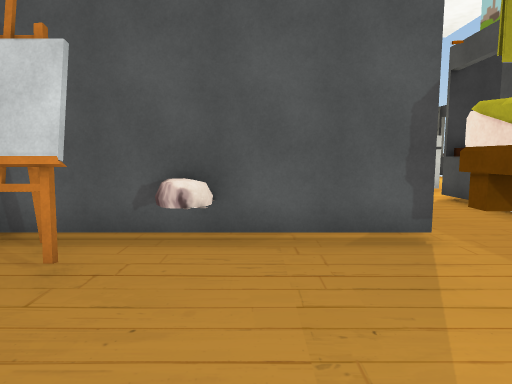
view 1 (above)

17 first-person views from a walk through a scene from a Unity 3-D project. The camera is 1.4 m above the floor, tilts 6° down and sees 75° across. The floor is counted in squares, 1 m on a side. Each view is taken from the middle of a square. On the plan, view 1 faces up. The plan holds only what a view shows up to about 15 squares ahead; the rest is blank. The place goes on beyond the plan. The player character is not drawn. Door leaves are left out, so doorways stand open.

view 2
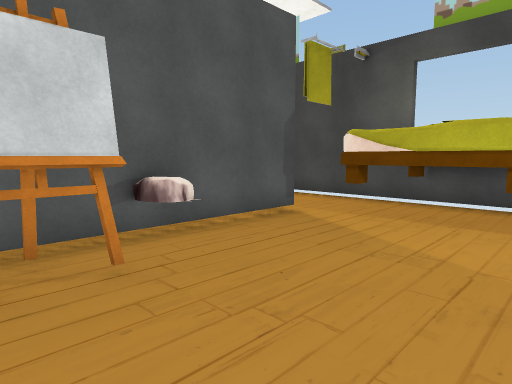

view 3
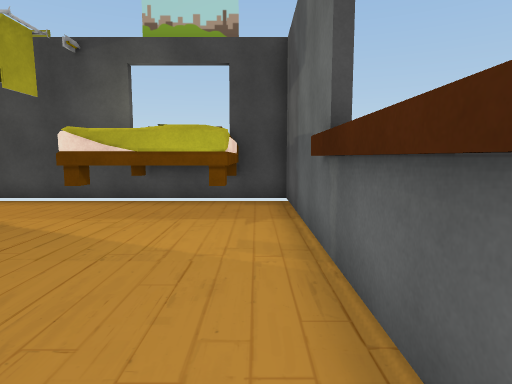

view 4
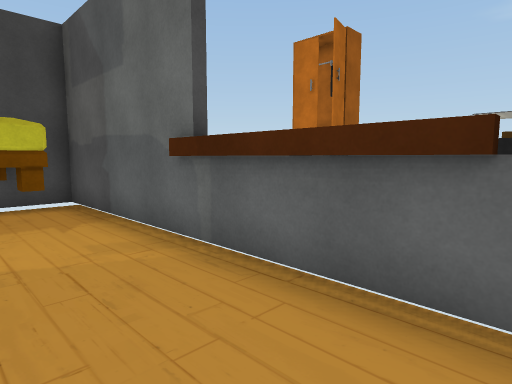

view 5
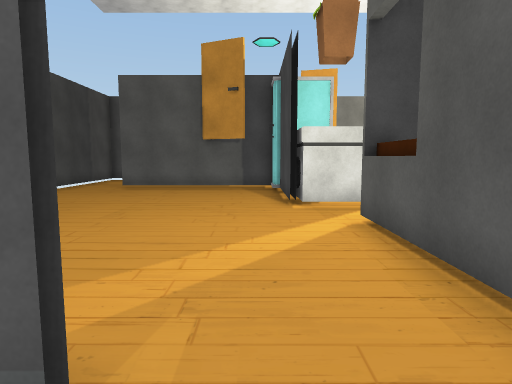

view 6
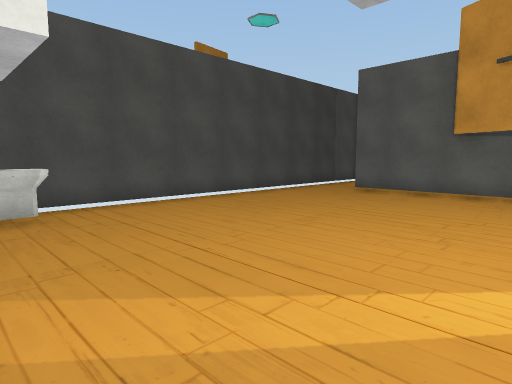

view 7
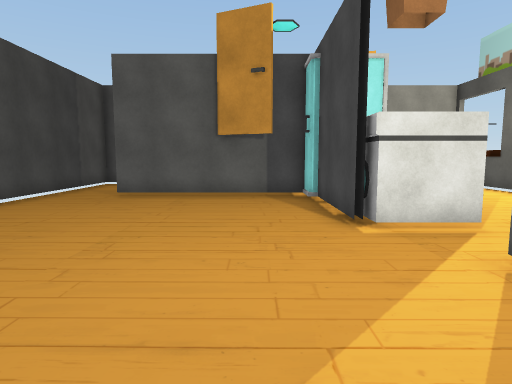

view 8
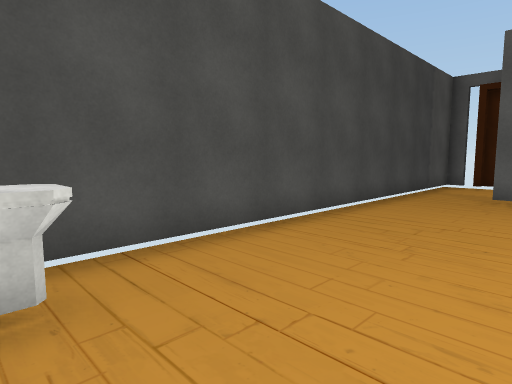

view 9
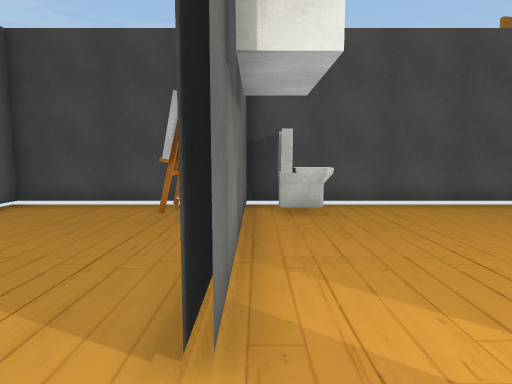

view 10
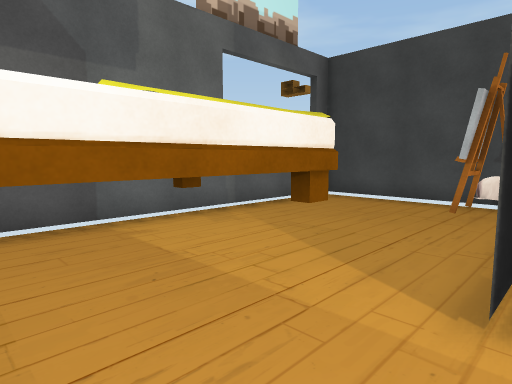

view 11
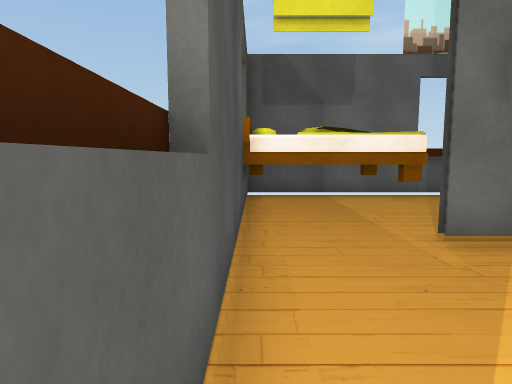

view 12
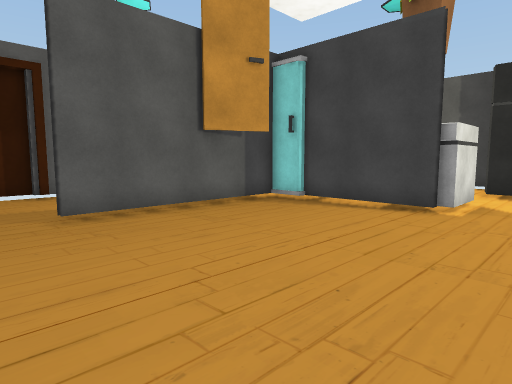

view 13
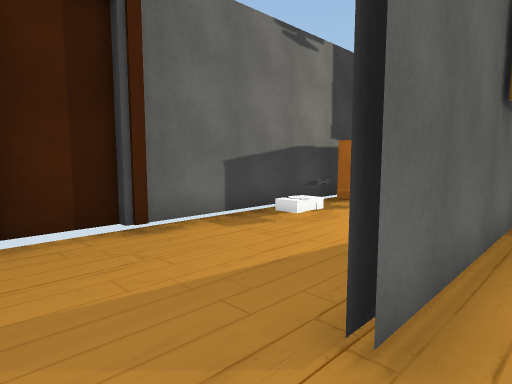

view 14
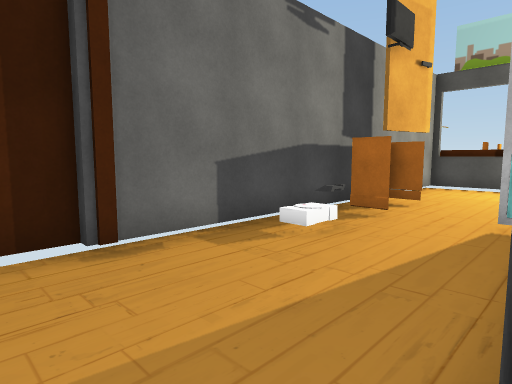

view 15
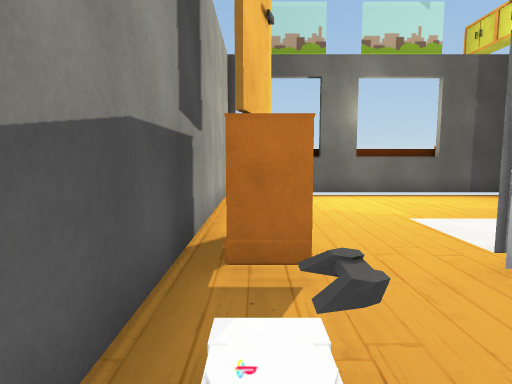

view 16
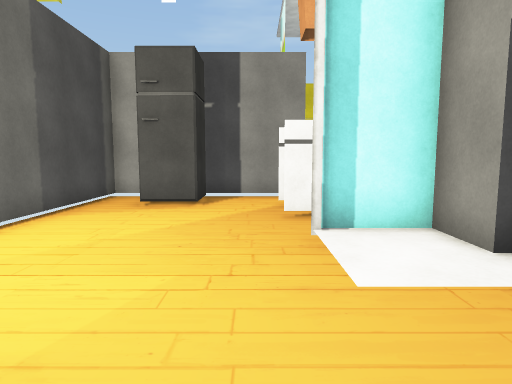

view 17
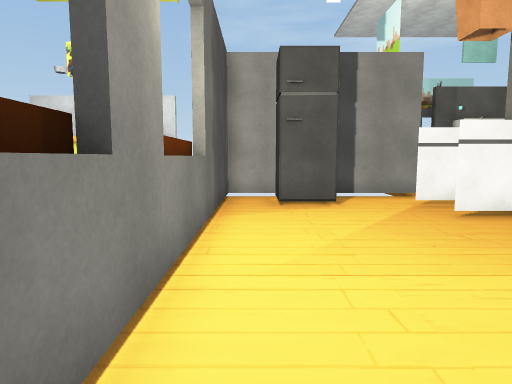

### Floor plan
Key: @ floor where view 1 was taken; # wall or solid block; . main floor; : floor 0.25 m higher than the main floor; / step, stairs or slope; = window, fence, low wall or low ledge; B bed; T thing the floor can be seen under or through; S shower; I toilet; F fridge; C cabinet; O other object.
Columns run from 5 left of view 1 to 13 right of it. Each row starts with its distance up from view 1.
 25  ####
 24 ##..###############
 23 #......O=.C.C.....#
 22 #.................#
 21 #.................#
 20 #.........S//.....#
 19 #...#TTTTTS:/.....#
 18 #.........SSS.....#
 17 #.........#.......#
 16 #.........#.......#
 15 #.........###.....#
 14 #.........#.......#
 13 #.........###..FF.#
 12 #..............##.#
 11 #...........#######
 10 #...........#
  9 #...........#
  8 #.I.........#
  7 #II.........#
  6 ########....#
  5   #.O.......#
  4 ###.........#
  3 #......BBBBB
  2 #......BBBBB
  1 #......BBBBB
  0 #....@......#
 -1 #############

Where each view was taken, in squares from view 1:
view 1: 0 up, 0 right, facing up
view 2: 0 up, 4 left, facing up-right
view 3: 0 up, 4 left, facing right
view 4: 2 up, 4 left, facing down-right
view 5: 4 up, 4 right, facing up
view 6: 6 up, 5 right, facing up-left
view 7: 7 up, 3 right, facing up
view 8: 7 up, 0 right, facing up-left
view 9: 6 up, 5 right, facing left
view 10: 6 up, 6 right, facing down-left
view 11: 11 up, 6 right, facing down
view 12: 11 up, 4 left, facing up-right
view 13: 18 up, 4 left, facing up-right
view 14: 19 up, 3 left, facing up-right
view 15: 23 up, 1 right, facing right
view 16: 23 up, 8 right, facing down
view 17: 23 up, 12 right, facing down
